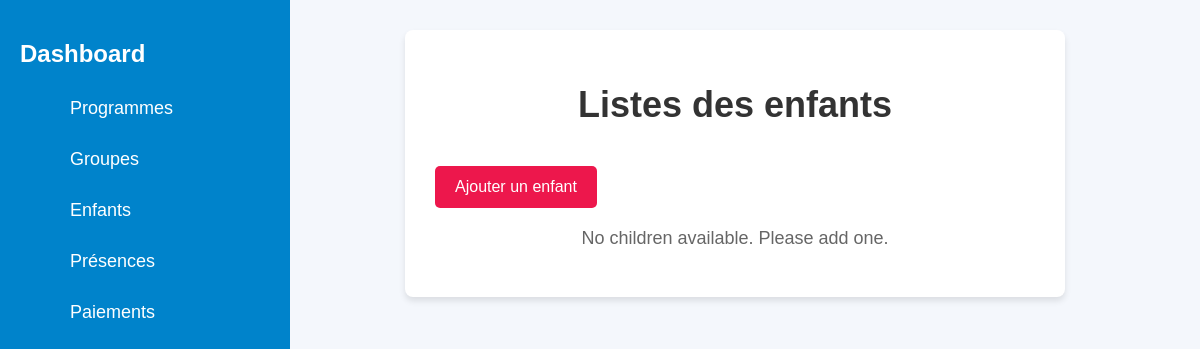
/enfants/, run on an earlier commit of the app's database.
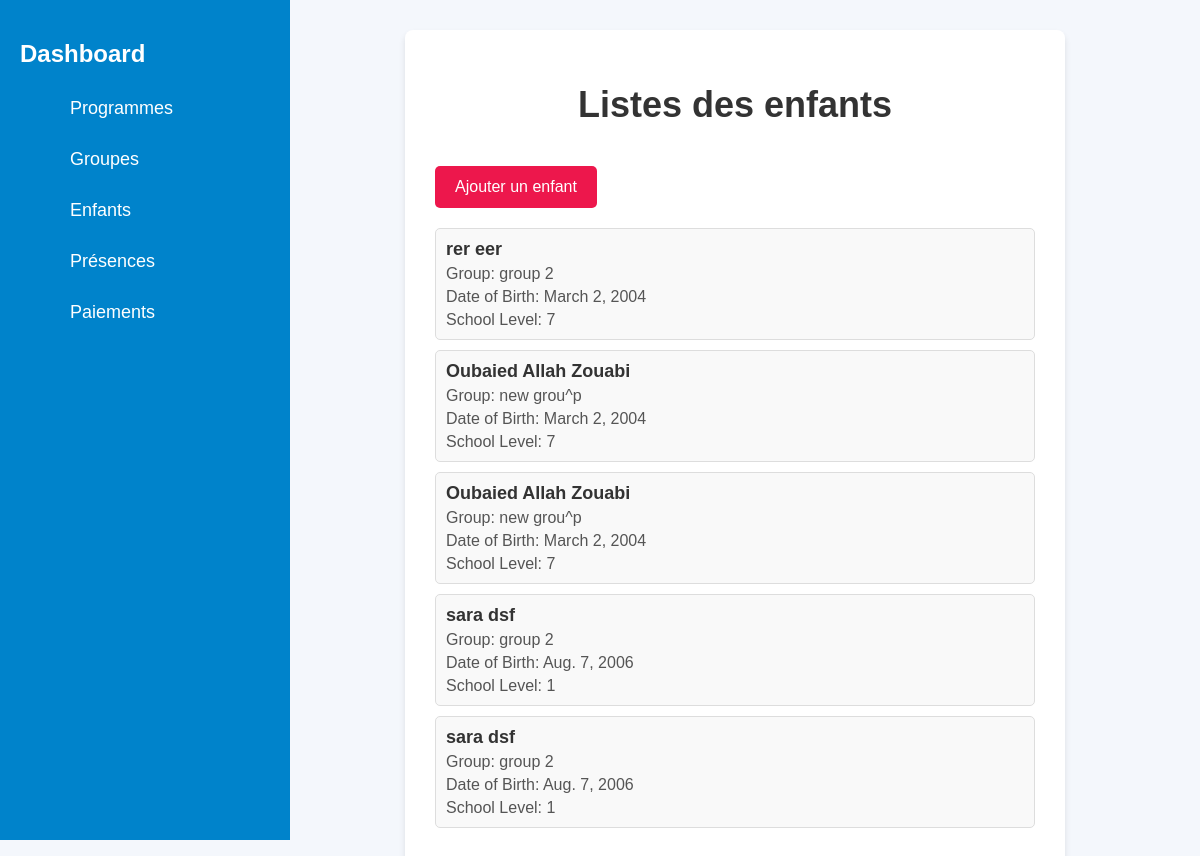
And on a later commit of the database.
### clubadmin/models.py (models this page shows, shortened)
class Child(models.Model):
    first_name = models.CharField(max_length=100)
    last_name = models.CharField(max_length=100)
    group = models.ForeignKey(Group, on_delete=models.CASCADE, related_name='group')
    birth_date = models.DateField()
    school_level = models.CharField(max_length=100, blank=True)

class Group(models.Model):
    name = models.CharField(max_length=255)  # Name of the group
    programme = models.ForeignKey(Programme, related_name='groups', on_delete=models.CASCADE)  # Link to the Programme
    description = models.TextField(blank=True, null=True)  # Optional description of the group

### clubadmin/views.py (the view)
# urls.py: path('enfants/', children_list, name='enfants'),
def children_list(request):
    children = Child.objects.all()
    return render(request, 'enfants.html', {'children': children})

### clubadmin/templates/enfants.html
{% extends 'base.html' %}
{% block content %}
  <div class="form-container">
    <h1 style="text-align: center; color: #333;">Listes des enfants</h1>
    <div style="margin-bottom: 20px;">
      <a href="{% url 'add_child' %}" class="btn-submit" style="width: auto; text-align: center;">Ajouter un enfant</a>
    </div>
    {% if children %}
      <div style="margin-bottom: 20px;">
        <ul style="list-style: none; padding: 0;">
          {% for child in children %}
            <li style="margin-bottom: 10px; padding: 10px; border: 1px solid #ddd; border-radius: 5px; background-color: #f9f9f9;">
              <strong style="font-size: 18px; color: #333;">{{ child.first_name }} {{ child.last_name }}</strong>
              <p style="margin: 5px 0 0; color: #555;">Group: {{ child.group.name }}</p>
              <p style="margin: 5px 0 0; color: #555;">Date of Birth: {{ child.birth_date }}</p>
              <p style="margin: 5px 0 0; color: #555;">School Level: {{ child.school_level }}</p>
            </li>
          {% endfor %}
        </ul>
      </div>
    {% else %}
      <p style="text-align: center; color: #666; font-size: 18px;">No children available. Please add one.</p>
    {% endif %}
  </div>
{% endblock %}

What changed in the data, as far as the page shows it:
added Child: first_name "rer", last_name "eer", group.name "group 2", birth_date "March 2, 2004", school_level "7"
added Child: first_name "Oubaied Allah", last_name "Zouabi", group.name "new grou^p", birth_date "March 2, 2004", school_level "7"
added Child: first_name "Oubaied Allah", last_name "Zouabi", group.name "new grou^p", birth_date "March 2, 2004", school_level "7"
added Child: first_name "sara", last_name "dsf", group.name "group 2", birth_date "Aug. 7, 2006", school_level "1"
added Child: first_name "sara", last_name "dsf", group.name "group 2", birth_date "Aug. 7, 2006", school_level "1"
Also different on the page:
text no longer shown: "No children available. Please add one."
